Frame 1 (no input): blank canvas, image omitted
Frame 60 (no input): blank canvas, image omitted
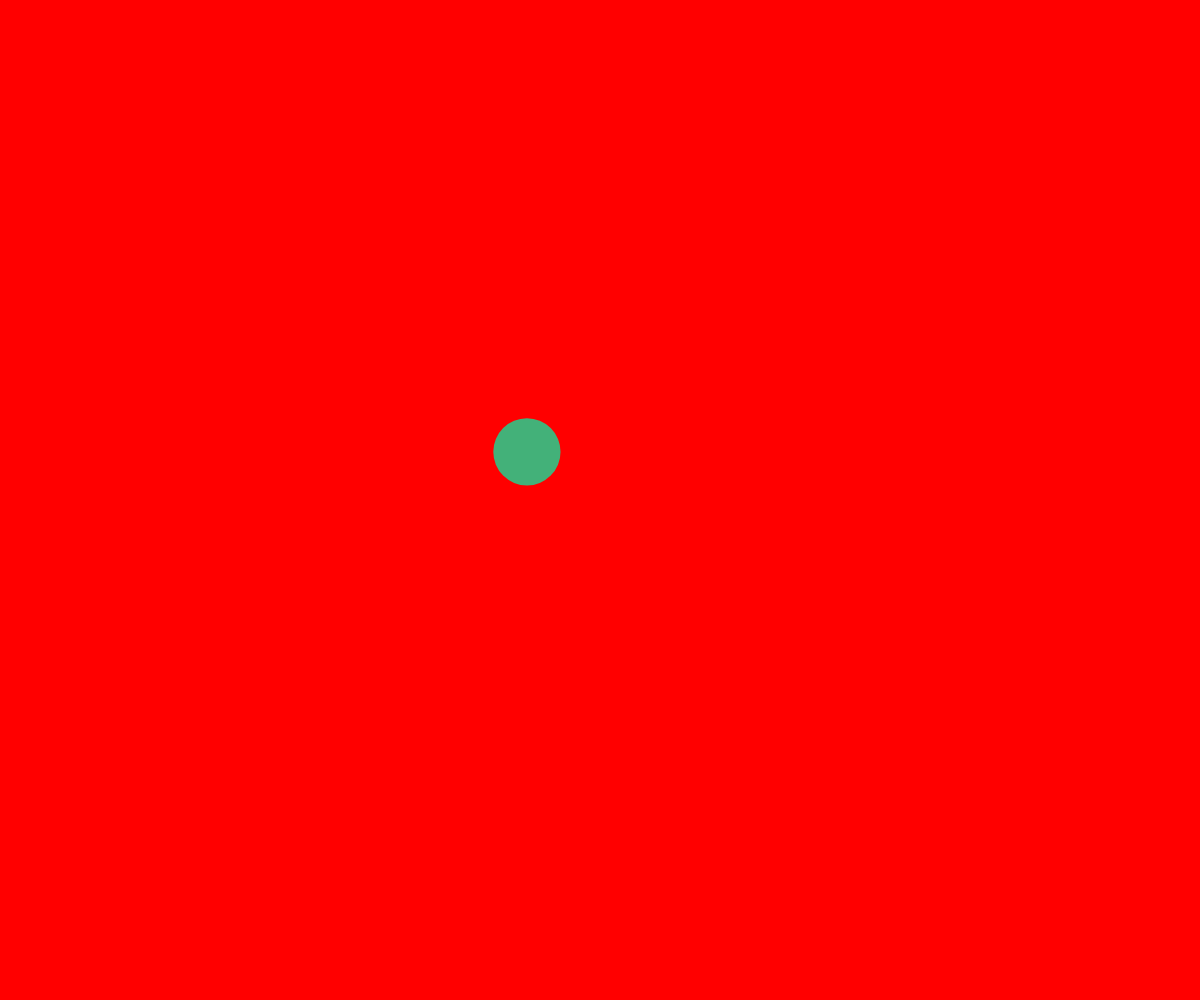
Frame 120 (the mouse pressed at the canvas centre since frame 60)

The p5.js sketch whose frames 1 and 60 were blank and that drew this single picture after the mouse press (run headless with seeded random() and noise() and a simulated clock; from frame 60 on, the mouse is pressed at the canvas centre):

// p5.js sketch
// ── sketch.js
// Project Title
// Your Name
// Date
//
// Extra for Experts:
// - describe what you did to take this project "above and beyond"


let ballArray = [];

function setup() {
  createCanvas(windowWidth, windowHeight);
  noStroke();
  x = width/2;
  y = height/2;
  dx = random(-3, 3);
  dy = random(-3, 3);
  randomizeColor();
}

function draw() {
  background("red");
  moveCircle();
  bounceIfNeeded();
  showCircle();
  // console.log(y);
}

function mousePressed() {
  spawnBall();
}

function spawnBall(){
  let newBall = {
    x: width/2,
    y: height/2,
    dx: random(-3,3),
    dy: random(-3.3),
    radius: random(25, 75),
    r: random(255),
    b: random(255),
    g: random(255),
  }
  ballArray.push(newBall);
}

function moveCircle() {
  for(let ball of ballArray){
    ball.x = ball.x + ball.dx;
    ball.y += ball.dy;
  }
}

function bounceIfNeeded() {
  for(let ball of ballArray){
  //should i bounce?
  if (ball.x < 0 + ball.radius || ball.x > width - ball.radius) {
    ball.dx = ball.dx * -1;
    // randomizeColor();
  }
  if (ball.y < 0 + ball.radius || ball.y > height - ball.radius) {
    ball.dy = ball.dy * -1;
    // randomizeColor();
  }
}
}

function randomizeColor() {
  r = random(255);
  g = random(255);
  b = random(255);
}

function showCircle() {
  for(let ball of ballArray){
    fill(ball.r, ball.g, ball.b);
    circle(ball.x, ball.y, ball.radius*2);
  }
}
